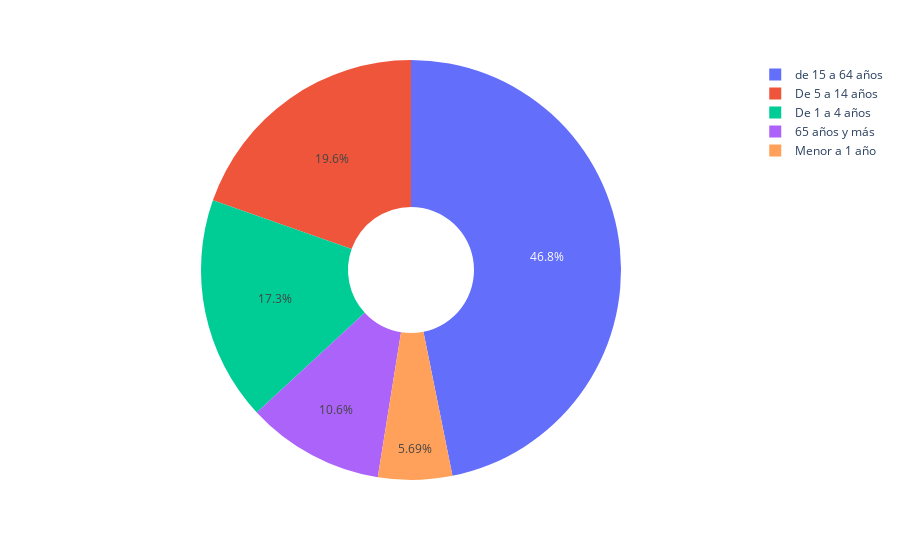

Notebook source saved alongside this figure:
### Code cell
def get_pie(data,region):
    data_id = data[data['Código Región']==region]
    data_id = data_id.groupby(by=['Código Región'],as_index=False).sum().sort_values(by='total',ascending=False)
    data_id.drop(columns=['semana','Idcausa','total'],inplace=True)
    data_long = data_id.melt(id_vars='Código Región',value_name='count')
    fig = px.pie(data_long, values='count', names='variable', hole =.3)
    return fig
get_pie(resumen_semanal,13)

### Figure 1 — Plotly figure (JSON) as saved in the notebook; plotly's stock layout.template omitted (floating-point values rounded to 4 significant figures)
{"data": [{"domain": {"x": [0, 1], "y": [0, 1]}, "hole": 0.3, "hovertemplate": "variable=%{label}<br>count=%{value}<extra></extra>", "labels": ["Menor a 1 año", "De 1 a 4 años", "De 5 a 14 años", "de 15 a 64 años", "65 años y más"], "legendgroup": "", "name": "", "showlegend": true, "type": "pie", "values": [151965, 460503, 523642, 1250107, 282942]}], "layout": {"legend": {"tracegroupgap": 0}, "margin": {"t": 60}}}
